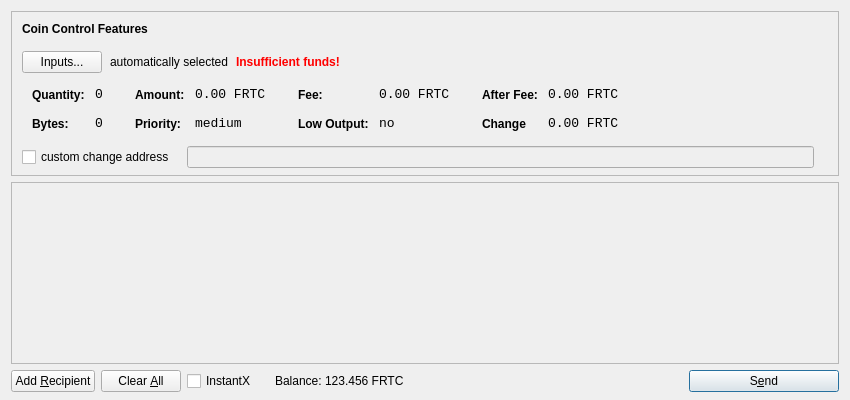
<?xml version="1.0" encoding="UTF-8"?>
<ui version="4.0">
 <class>SendCoinsDialog</class>
 <widget class="QDialog" name="SendCoinsDialog">
  <property name="geometry">
   <rect>
    <x>0</x>
    <y>0</y>
    <width>850</width>
    <height>400</height>
   </rect>
  </property>
  <property name="windowTitle">
   <string>Send Coins</string>
  </property>
  <property name="styleSheet">
   <string notr="true"/>
  </property>
  <layout class="QVBoxLayout" name="verticalLayout" stretch="0,1,0">
   <property name="bottomMargin">
    <number>8</number>
   </property>
   <item>
    <widget class="QFrame" name="frameCoinControl">
     <property name="sizePolicy">
      <sizepolicy hsizetype="Expanding" vsizetype="Expanding">
       <horstretch>0</horstretch>
       <verstretch>0</verstretch>
      </sizepolicy>
     </property>
     <property name="maximumSize">
      <size>
       <width>16777215</width>
       <height>16777215</height>
      </size>
     </property>
     <property name="frameShape">
      <enum>QFrame::StyledPanel</enum>
     </property>
     <property name="frameShadow">
      <enum>QFrame::Sunken</enum>
     </property>
     <layout class="QVBoxLayout" name="verticalLayoutCoinControl2">
      <property name="spacing">
       <number>6</number>
      </property>
      <property name="leftMargin">
       <number>0</number>
      </property>
      <property name="topMargin">
       <number>0</number>
      </property>
      <property name="rightMargin">
       <number>0</number>
      </property>
      <property name="bottomMargin">
       <number>6</number>
      </property>
      <item>
       <layout class="QVBoxLayout" name="verticalLayoutCoinControl" stretch="0,0,0,0,1">
        <property name="spacing">
         <number>0</number>
        </property>
        <property name="leftMargin">
         <number>10</number>
        </property>
        <property name="topMargin">
         <number>10</number>
        </property>
        <item>
         <layout class="QHBoxLayout" name="horizontalLayoutCoinControl1">
          <property name="bottomMargin">
           <number>15</number>
          </property>
          <item>
           <widget class="QLabel" name="labelCoinControlFeatures">
            <property name="sizePolicy">
             <sizepolicy hsizetype="Preferred" vsizetype="Maximum">
              <horstretch>0</horstretch>
              <verstretch>0</verstretch>
             </sizepolicy>
            </property>
            <property name="font">
             <font>
              <weight>75</weight>
              <bold>true</bold>
             </font>
            </property>
            <property name="styleSheet">
             <string notr="true">font-weight:bold;</string>
            </property>
            <property name="text">
             <string>Coin Control Features</string>
            </property>
           </widget>
          </item>
         </layout>
        </item>
        <item>
         <layout class="QHBoxLayout" name="horizontalLayoutCoinControl2" stretch="0,0,0,0">
          <property name="spacing">
           <number>8</number>
          </property>
          <property name="bottomMargin">
           <number>10</number>
          </property>
          <item>
           <widget class="QPushButton" name="pushButtonCoinControl">
            <property name="styleSheet">
             <string notr="true"/>
            </property>
            <property name="text">
             <string>Inputs...</string>
            </property>
           </widget>
          </item>
          <item>
           <widget class="QLabel" name="labelCoinControlAutomaticallySelected">
            <property name="text">
             <string>automatically selected</string>
            </property>
            <property name="margin">
             <number>5</number>
            </property>
           </widget>
          </item>
          <item>
           <widget class="QLabel" name="labelCoinControlInsuffFunds">
            <property name="font">
             <font>
              <weight>75</weight>
              <bold>true</bold>
             </font>
            </property>
            <property name="styleSheet">
             <string notr="true">color:red;font-weight:bold;</string>
            </property>
            <property name="text">
             <string>Insufficient funds!</string>
            </property>
            <property name="margin">
             <number>5</number>
            </property>
           </widget>
          </item>
          <item>
           <spacer name="horizontalSpacerCoinControl">
            <property name="orientation">
             <enum>Qt::Horizontal</enum>
            </property>
            <property name="sizeHint" stdset="0">
             <size>
              <width>40</width>
              <height>1</height>
             </size>
            </property>
           </spacer>
          </item>
         </layout>
        </item>
        <item>
         <widget class="QWidget" name="widgetCoinControl" native="true">
          <property name="sizePolicy">
           <sizepolicy hsizetype="Preferred" vsizetype="Preferred">
            <horstretch>0</horstretch>
            <verstretch>0</verstretch>
           </sizepolicy>
          </property>
          <property name="minimumSize">
           <size>
            <width>0</width>
            <height>0</height>
           </size>
          </property>
          <property name="styleSheet">
           <string notr="true"/>
          </property>
          <layout class="QHBoxLayout" name="horizontalLayoutCoinControl5">
           <property name="leftMargin">
            <number>0</number>
           </property>
           <property name="topMargin">
            <number>0</number>
           </property>
           <property name="rightMargin">
            <number>0</number>
           </property>
           <property name="bottomMargin">
            <number>0</number>
           </property>
           <item>
            <layout class="QHBoxLayout" name="horizontalLayoutCoinControl3" stretch="0,0,0,1">
             <property name="spacing">
              <number>20</number>
             </property>
             <property name="topMargin">
              <number>0</number>
             </property>
             <property name="bottomMargin">
              <number>10</number>
             </property>
             <item>
              <layout class="QFormLayout" name="formLayoutCoinControl1">
               <property name="horizontalSpacing">
                <number>10</number>
               </property>
               <property name="verticalSpacing">
                <number>14</number>
               </property>
               <property name="leftMargin">
                <number>10</number>
               </property>
               <property name="topMargin">
                <number>4</number>
               </property>
               <property name="rightMargin">
                <number>6</number>
               </property>
               <item row="0" column="0">
                <widget class="QLabel" name="labelCoinControlQuantityText">
                 <property name="styleSheet">
                  <string notr="true">font-weight:bold;</string>
                 </property>
                 <property name="text">
                  <string>Quantity:</string>
                 </property>
                 <property name="margin">
                  <number>0</number>
                 </property>
                </widget>
               </item>
               <item row="0" column="1">
                <widget class="QLabel" name="labelCoinControlQuantity">
                 <property name="font">
                  <font>
                   <family>Monospace</family>
                   <pointsize>10</pointsize>
                  </font>
                 </property>
                 <property name="cursor">
                  <cursorShape>IBeamCursor</cursorShape>
                 </property>
                 <property name="contextMenuPolicy">
                  <enum>Qt::ActionsContextMenu</enum>
                 </property>
                 <property name="text">
                  <string>0</string>
                 </property>
                 <property name="margin">
                  <number>0</number>
                 </property>
                 <property name="textInteractionFlags">
                  <set>Qt::LinksAccessibleByMouse|Qt::TextSelectableByKeyboard|Qt::TextSelectableByMouse</set>
                 </property>
                </widget>
               </item>
               <item row="1" column="0">
                <widget class="QLabel" name="labelCoinControlBytesText">
                 <property name="styleSheet">
                  <string notr="true">font-weight:bold;</string>
                 </property>
                 <property name="text">
                  <string>Bytes:</string>
                 </property>
                </widget>
               </item>
               <item row="1" column="1">
                <widget class="QLabel" name="labelCoinControlBytes">
                 <property name="font">
                  <font>
                   <family>Monospace</family>
                   <pointsize>10</pointsize>
                  </font>
                 </property>
                 <property name="cursor">
                  <cursorShape>IBeamCursor</cursorShape>
                 </property>
                 <property name="contextMenuPolicy">
                  <enum>Qt::ActionsContextMenu</enum>
                 </property>
                 <property name="text">
                  <string>0</string>
                 </property>
                 <property name="textInteractionFlags">
                  <set>Qt::LinksAccessibleByMouse|Qt::TextSelectableByKeyboard|Qt::TextSelectableByMouse</set>
                 </property>
                </widget>
               </item>
              </layout>
             </item>
             <item>
              <layout class="QFormLayout" name="formLayoutCoinControl2">
               <property name="horizontalSpacing">
                <number>10</number>
               </property>
               <property name="verticalSpacing">
                <number>14</number>
               </property>
               <property name="leftMargin">
                <number>6</number>
               </property>
               <property name="topMargin">
                <number>4</number>
               </property>
               <property name="rightMargin">
                <number>6</number>
               </property>
               <item row="0" column="0">
                <widget class="QLabel" name="labelCoinControlAmountText">
                 <property name="styleSheet">
                  <string notr="true">font-weight:bold;</string>
                 </property>
                 <property name="text">
                  <string>Amount:</string>
                 </property>
                 <property name="margin">
                  <number>0</number>
                 </property>
                </widget>
               </item>
               <item row="0" column="1">
                <widget class="QLabel" name="labelCoinControlAmount">
                 <property name="font">
                  <font>
                   <family>Monospace</family>
                   <pointsize>10</pointsize>
                  </font>
                 </property>
                 <property name="cursor">
                  <cursorShape>IBeamCursor</cursorShape>
                 </property>
                 <property name="contextMenuPolicy">
                  <enum>Qt::ActionsContextMenu</enum>
                 </property>
                 <property name="text">
                  <string>0.00 FRTC</string>
                 </property>
                 <property name="textInteractionFlags">
                  <set>Qt::LinksAccessibleByMouse|Qt::TextSelectableByKeyboard|Qt::TextSelectableByMouse</set>
                 </property>
                </widget>
               </item>
               <item row="1" column="0">
                <widget class="QLabel" name="labelCoinControlPriorityText">
                 <property name="styleSheet">
                  <string notr="true">font-weight:bold;</string>
                 </property>
                 <property name="text">
                  <string>Priority:</string>
                 </property>
                </widget>
               </item>
               <item row="1" column="1">
                <widget class="QLabel" name="labelCoinControlPriority">
                 <property name="font">
                  <font>
                   <family>Monospace</family>
                   <pointsize>10</pointsize>
                  </font>
                 </property>
                 <property name="cursor">
                  <cursorShape>IBeamCursor</cursorShape>
                 </property>
                 <property name="contextMenuPolicy">
                  <enum>Qt::ActionsContextMenu</enum>
                 </property>
                 <property name="text">
                  <string>medium</string>
                 </property>
                 <property name="textInteractionFlags">
                  <set>Qt::LinksAccessibleByMouse|Qt::TextSelectableByKeyboard|Qt::TextSelectableByMouse</set>
                 </property>
                </widget>
               </item>
              </layout>
             </item>
             <item>
              <layout class="QFormLayout" name="formLayoutCoinControl3">
               <property name="horizontalSpacing">
                <number>10</number>
               </property>
               <property name="verticalSpacing">
                <number>14</number>
               </property>
               <property name="leftMargin">
                <number>6</number>
               </property>
               <property name="topMargin">
                <number>4</number>
               </property>
               <property name="rightMargin">
                <number>6</number>
               </property>
               <item row="0" column="0">
                <widget class="QLabel" name="labelCoinControlFeeText">
                 <property name="styleSheet">
                  <string notr="true">font-weight:bold;</string>
                 </property>
                 <property name="text">
                  <string>Fee:</string>
                 </property>
                 <property name="margin">
                  <number>0</number>
                 </property>
                </widget>
               </item>
               <item row="0" column="1">
                <widget class="QLabel" name="labelCoinControlFee">
                 <property name="font">
                  <font>
                   <family>Monospace</family>
                   <pointsize>10</pointsize>
                  </font>
                 </property>
                 <property name="cursor">
                  <cursorShape>IBeamCursor</cursorShape>
                 </property>
                 <property name="contextMenuPolicy">
                  <enum>Qt::ActionsContextMenu</enum>
                 </property>
                 <property name="text">
                  <string>0.00 FRTC</string>
                 </property>
                 <property name="textInteractionFlags">
                  <set>Qt::LinksAccessibleByMouse|Qt::TextSelectableByKeyboard|Qt::TextSelectableByMouse</set>
                 </property>
                </widget>
               </item>
               <item row="1" column="0">
                <widget class="QLabel" name="labelCoinControlLowOutputText">
                 <property name="styleSheet">
                  <string notr="true">font-weight:bold;</string>
                 </property>
                 <property name="text">
                  <string>Low Output:</string>
                 </property>
                </widget>
               </item>
               <item row="1" column="1">
                <widget class="QLabel" name="labelCoinControlLowOutput">
                 <property name="font">
                  <font>
                   <family>Monospace</family>
                   <pointsize>10</pointsize>
                  </font>
                 </property>
                 <property name="cursor">
                  <cursorShape>IBeamCursor</cursorShape>
                 </property>
                 <property name="contextMenuPolicy">
                  <enum>Qt::ActionsContextMenu</enum>
                 </property>
                 <property name="text">
                  <string>no</string>
                 </property>
                 <property name="textInteractionFlags">
                  <set>Qt::LinksAccessibleByMouse|Qt::TextSelectableByKeyboard|Qt::TextSelectableByMouse</set>
                 </property>
                </widget>
               </item>
              </layout>
             </item>
             <item>
              <layout class="QFormLayout" name="formLayoutCoinControl4">
               <property name="horizontalSpacing">
                <number>10</number>
               </property>
               <property name="verticalSpacing">
                <number>14</number>
               </property>
               <property name="leftMargin">
                <number>6</number>
               </property>
               <property name="topMargin">
                <number>4</number>
               </property>
               <property name="rightMargin">
                <number>6</number>
               </property>
               <item row="0" column="0">
                <widget class="QLabel" name="labelCoinControlAfterFeeText">
                 <property name="styleSheet">
                  <string notr="true">font-weight:bold;</string>
                 </property>
                 <property name="text">
                  <string>After Fee:</string>
                 </property>
                 <property name="margin">
                  <number>0</number>
                 </property>
                </widget>
               </item>
               <item row="0" column="1">
                <widget class="QLabel" name="labelCoinControlAfterFee">
                 <property name="font">
                  <font>
                   <family>Monospace</family>
                   <pointsize>10</pointsize>
                  </font>
                 </property>
                 <property name="cursor">
                  <cursorShape>IBeamCursor</cursorShape>
                 </property>
                 <property name="contextMenuPolicy">
                  <enum>Qt::ActionsContextMenu</enum>
                 </property>
                 <property name="text">
                  <string>0.00 FRTC</string>
                 </property>
                 <property name="textInteractionFlags">
                  <set>Qt::LinksAccessibleByMouse|Qt::TextSelectableByKeyboard|Qt::TextSelectableByMouse</set>
                 </property>
                </widget>
               </item>
               <item row="1" column="0">
                <widget class="QLabel" name="labelCoinControlChangeText">
                 <property name="styleSheet">
                  <string notr="true">font-weight:bold;</string>
                 </property>
                 <property name="text">
                  <string>Change</string>
                 </property>
                </widget>
               </item>
               <item row="1" column="1">
                <widget class="QLabel" name="labelCoinControlChange">
                 <property name="font">
                  <font>
                   <family>Monospace</family>
                   <pointsize>10</pointsize>
                  </font>
                 </property>
                 <property name="cursor">
                  <cursorShape>IBeamCursor</cursorShape>
                 </property>
                 <property name="contextMenuPolicy">
                  <enum>Qt::ActionsContextMenu</enum>
                 </property>
                 <property name="text">
                  <string>0.00 FRTC</string>
                 </property>
                 <property name="textInteractionFlags">
                  <set>Qt::LinksAccessibleByMouse|Qt::TextSelectableByKeyboard|Qt::TextSelectableByMouse</set>
                 </property>
                </widget>
               </item>
              </layout>
             </item>
            </layout>
           </item>
          </layout>
         </widget>
        </item>
        <item>
         <layout class="QHBoxLayout" name="horizontalLayoutCoinControl4" stretch="0,0,0">
          <property name="spacing">
           <number>12</number>
          </property>
          <property name="sizeConstraint">
           <enum>QLayout::SetDefaultConstraint</enum>
          </property>
          <property name="topMargin">
           <number>5</number>
          </property>
          <property name="rightMargin">
           <number>5</number>
          </property>
          <item>
           <widget class="QCheckBox" name="checkBoxCoinControlChange">
            <property name="text">
             <string>custom change address</string>
            </property>
           </widget>
          </item>
          <item>
           <widget class="QLineEdit" name="lineEditCoinControlChange">
            <property name="enabled">
             <bool>false</bool>
            </property>
            <property name="sizePolicy">
             <sizepolicy hsizetype="Expanding" vsizetype="Fixed">
              <horstretch>0</horstretch>
              <verstretch>0</verstretch>
             </sizepolicy>
            </property>
           </widget>
          </item>
          <item>
           <widget class="QLabel" name="labelCoinControlChangeLabel">
            <property name="sizePolicy">
             <sizepolicy hsizetype="Preferred" vsizetype="Expanding">
              <horstretch>0</horstretch>
              <verstretch>0</verstretch>
             </sizepolicy>
            </property>
            <property name="minimumSize">
             <size>
              <width>0</width>
              <height>0</height>
             </size>
            </property>
            <property name="text">
             <string/>
            </property>
            <property name="margin">
             <number>3</number>
            </property>
           </widget>
          </item>
         </layout>
        </item>
        <item>
         <spacer name="verticalSpacerCoinControl">
          <property name="orientation">
           <enum>Qt::Vertical</enum>
          </property>
          <property name="sizeHint" stdset="0">
           <size>
            <width>800</width>
            <height>1</height>
           </size>
          </property>
         </spacer>
        </item>
       </layout>
      </item>
     </layout>
    </widget>
   </item>
   <item>
    <widget class="QScrollArea" name="scrollArea">
     <property name="widgetResizable">
      <bool>true</bool>
     </property>
     <widget class="QWidget" name="scrollAreaWidgetContents">
      <property name="geometry">
       <rect>
        <x>0</x>
        <y>0</y>
        <width>830</width>
        <height>170</height>
       </rect>
      </property>
      <layout class="QVBoxLayout" name="verticalLayout_2">
       <property name="leftMargin">
        <number>0</number>
       </property>
       <property name="topMargin">
        <number>0</number>
       </property>
       <property name="rightMargin">
        <number>0</number>
       </property>
       <property name="bottomMargin">
        <number>0</number>
       </property>
       <item>
        <layout class="QVBoxLayout" name="entries">
         <property name="spacing">
          <number>6</number>
         </property>
        </layout>
       </item>
       <item>
        <spacer name="verticalSpacer">
         <property name="orientation">
          <enum>Qt::Vertical</enum>
         </property>
         <property name="sizeHint" stdset="0">
          <size>
           <width>20</width>
           <height>40</height>
          </size>
         </property>
        </spacer>
       </item>
      </layout>
     </widget>
    </widget>
   </item>
   <item>
    <layout class="QHBoxLayout" name="horizontalLayout">
     <item>
      <widget class="QPushButton" name="addButton">
       <property name="toolTip">
        <string>Send to multiple recipients at once</string>
       </property>
       <property name="text">
        <string>Add &amp;Recipient</string>
       </property>
       <property name="autoDefault">
        <bool>false</bool>
       </property>
      </widget>
     </item>
     <item>
      <widget class="QPushButton" name="clearButton">
       <property name="sizePolicy">
        <sizepolicy hsizetype="Minimum" vsizetype="Fixed">
         <horstretch>0</horstretch>
         <verstretch>0</verstretch>
        </sizepolicy>
       </property>
       <property name="toolTip">
        <string>Remove all transaction fields</string>
       </property>
       <property name="text">
        <string>Clear &amp;All</string>
       </property>
       <property name="autoRepeatDelay">
        <number>300</number>
       </property>
       <property name="autoDefault">
        <bool>false</bool>
       </property>
      </widget>
     </item>
     <item>
      <layout class="QHBoxLayout" name="horizontalLayout_2">
       <property name="spacing">
        <number>3</number>
       </property>
       <item>
        <widget class="QCheckBox" name="checkInstantX">
         <property name="enabled">
          <bool>true</bool>
         </property>
         <property name="minimumSize">
          <size>
           <width>85</width>
           <height>0</height>
          </size>
         </property>
         <property name="text">
          <string>InstantX</string>
         </property>
        </widget>
       </item>
       <item>
        <widget class="QLabel" name="label">
         <property name="sizePolicy">
          <sizepolicy hsizetype="Preferred" vsizetype="Fixed">
           <horstretch>0</horstretch>
           <verstretch>0</verstretch>
          </sizepolicy>
         </property>
         <property name="text">
          <string>Balance:</string>
         </property>
        </widget>
       </item>
       <item>
        <widget class="QLabel" name="labelBalance">
         <property name="sizePolicy">
          <sizepolicy hsizetype="Preferred" vsizetype="Fixed">
           <horstretch>0</horstretch>
           <verstretch>0</verstretch>
          </sizepolicy>
         </property>
         <property name="cursor">
          <cursorShape>IBeamCursor</cursorShape>
         </property>
         <property name="text">
          <string>123.456 FRTC</string>
         </property>
         <property name="textInteractionFlags">
          <set>Qt::LinksAccessibleByMouse|Qt::TextSelectableByKeyboard|Qt::TextSelectableByMouse</set>
         </property>
        </widget>
       </item>
      </layout>
     </item>
     <item>
      <spacer name="horizontalSpacer">
       <property name="orientation">
        <enum>Qt::Horizontal</enum>
       </property>
       <property name="sizeHint" stdset="0">
        <size>
         <width>40</width>
         <height>20</height>
        </size>
       </property>
      </spacer>
     </item>
     <item>
      <widget class="QPushButton" name="sendButton">
       <property name="minimumSize">
        <size>
         <width>150</width>
         <height>0</height>
        </size>
       </property>
       <property name="toolTip">
        <string>Confirm the send action</string>
       </property>
       <property name="text">
        <string>S&amp;end</string>
       </property>
       <property name="icon">
        <iconset resource="../bitcoin.qrc">
         <normaloff>:/icons/send</normaloff>:/icons/send</iconset>
       </property>
       <property name="default">
        <bool>true</bool>
       </property>
      </widget>
     </item>
    </layout>
   </item>
  </layout>
 </widget>
 <resources>
  <include location="../bitcoin.qrc"/>
 </resources>
 <connections/>
</ui>
